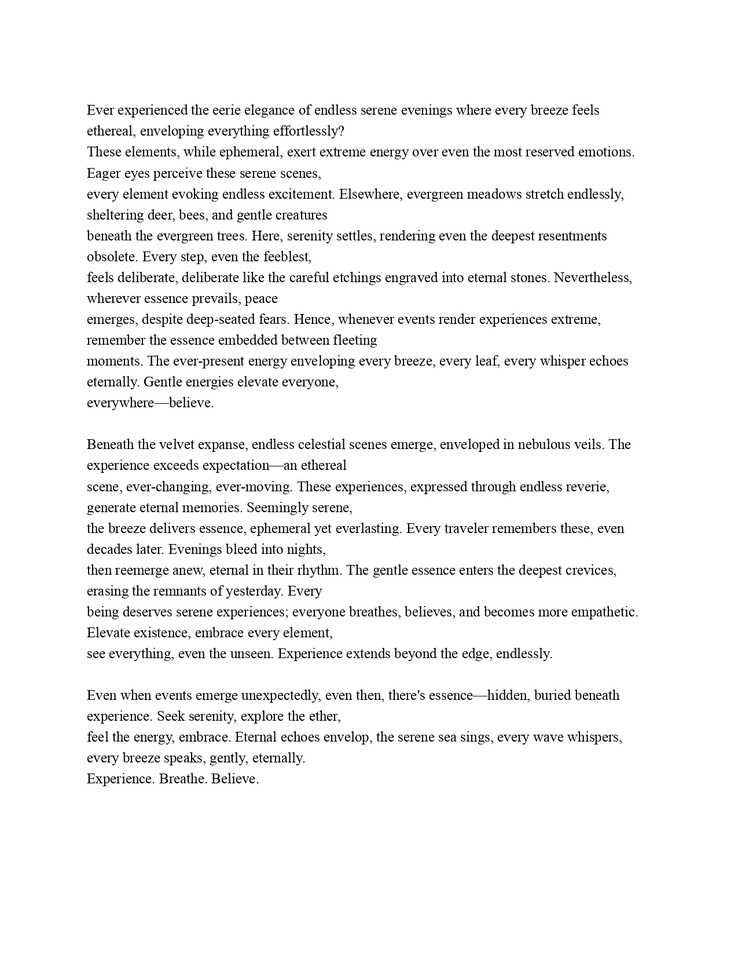
#> input picture Testing_images/TESTING_CV.jpg, 738 x 956 px, shrunk from 1275 x 1650 before the run, found by its file name; the run also reads 1 picture not shown here
$ jupyter execute Attacks.ipynb
#> lines starting #> are read from the running program, lines starting #| are printed output that depends on the picture; after the words box and inside, x2 and y2 are one past the last pixel; in counts of white or black regions, pixels touching at a corner belong together
The 4 attacks defined in the paper are:
1. fixed amplitude fixed frequency sinusoidal signal
2. binarized version of the first
3. frequency hopping sinusoidal signal
4. binarized version of third
5. adding a gausian noise

[cell 1]
import os
print(os.path.abspath("TESTING DOC_CV_page-0001.jpg"))

[cell 2]
from PIL import Image
import numpy as np
import matplotlib.pyplot as plt

image_path = "/home/khushi/Desktop/CV_Printer_Identification/Testing_images/TESTING_CV.jpg"
image = Image.open(image_path)
#> image is the input picture: PIL image 738x956 RGB; min 0, max 255, mean 243.8

gray_array = np.array(image)

bit_depth = gray_array.dtype
image_mode = image.mode
#> image_mode = 'RGB'
image_shape = gray_array.shape
#> image_shape = (956, 738, 3)

print(bit_depth, image_mode, image_shape)
#| uint8 RGB (956, 738, 3)

[cell 3]
def save_image(array, name, directory):
    os.makedirs(directory, exist_ok=True)  # Create directory if it doesn't exist
    full_path = os.path.join(directory, name + ".jpg")  # Full path with filename
    img = Image.fromarray(np.clip(array, 0, 255).astype(np.uint8))
    img.save(full_path)

#Attack 1
def attack_fixed_freq(image, A, f, Rp):
#> called with A = 0.01, f = 2, Rp = 500
    height, width = image.shape
#> height = 956; width = 738
    s1 = (A/2) * (1 + np.cos(2 * np.pi * f * np.arange(height)/Rp))

    s1 = s1[:, np.newaxis]
    attacked = np.where(image == 0, image+s1, 255)
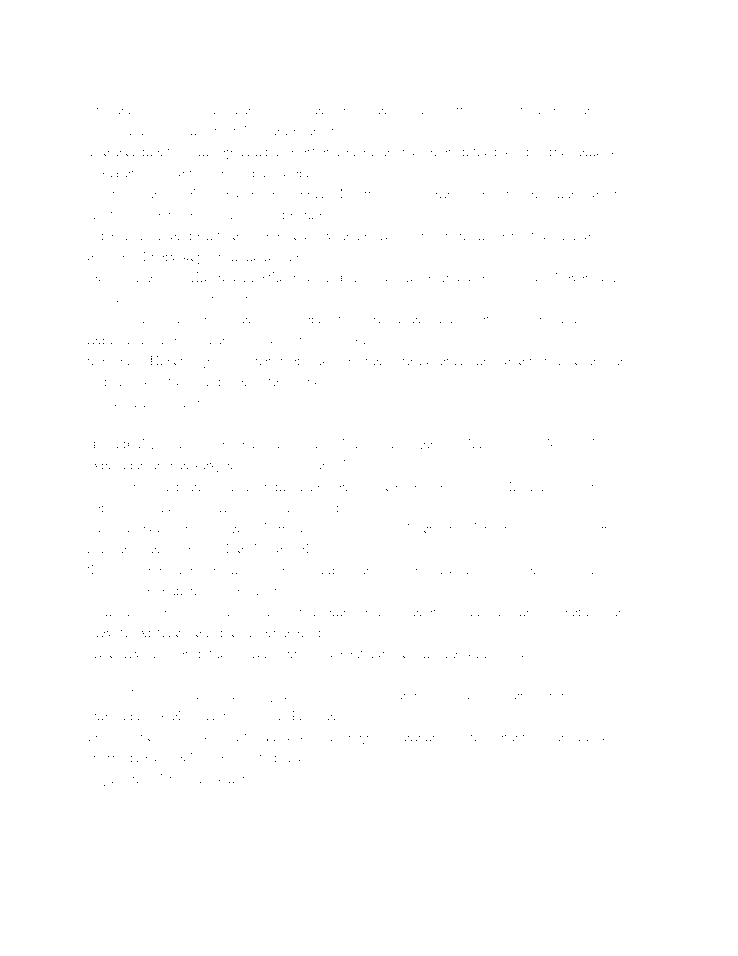
#> attacked: shape (956, 738) float64; min 1.58e-06, max 255, mean 254.7
    return attacked

#Attack 2
def attack_fixed_freq_binarized(image, A, f, Rp):
#> called with A = 0.01, f = 2, Rp = 500
    height, width = image.shape
#> height = 956; width = 738
    s2 = (1/16) * (1 + np.cos(2 * np.pi * f * np.arange(height)/Rp))
    s2 = s2[:, np.newaxis]
    rand = np.random.rand(height, width)  # this is a random number for thresholding
    attacked = np.where((image == 0) & (rand < s2), 255, image)
    return attacked

#Attack 3
def attack_freq_hopping(image, A, Rp):
#> called with A = 0.01, Rp = 500
    height, width = image.shape
#> height = 956; width = 738
    phi = np.zeros(height)
#> phi = 956 values from 0 to 0
    f_values = []
    alpha_values = []

    # Generate frequency segments
    i = 0
    while i < height:
        # Randomly select frequency and duration
        f = np.random.randint(30, 121)  # Frequency in [30,120]
        alpha = np.random.randint(0, 101)  # Duration in [0,100] rows
        alpha = max(1, alpha)

        # Apply same frequency for alpha rows
        segment_end = min(i + alpha, height)
        for row in range(i, segment_end):
            if row == 0:
                phi[row] = 0      #phi(0) = 0
            else:
                phi[row] = phi[row-1] + (2 * np.pi * f) / Rp

        i = segment_end
#> after the loop, phi = 956 values from 0 to 966.8

    s3 = (A / 2) * (1 + np.cos(phi))
    s3 = s3[:, np.newaxis]
    attacked = np.where(image == 0, image + s3, 255)
    return attacked

#Attack 4
def attack_freq_hopping_binarized(image, Rp, nu=4):
#> called with Rp = 500, nu = 4
    height, width = image.shape
    phi = np.zeros(height)
    f_values = []
    alpha_values = []

    # Generate frequency segments (same as Attack 3)
    i = 0
    while i < height:
        f = np.random.randint(30, 121)
        alpha = np.random.randint(0, 101)
        alpha = max(1, alpha)

        segment_end = min(i + alpha, height)
        for row in range(i, segment_end):
            if row == 0:
                phi[row] = 0
            else:
                phi[row] = phi[row-1] + (2 * np.pi * f) / Rp

        i = segment_end

    s4 = (1 / (2**nu)) * (1 + np.cos(phi))
    s4 = s4[:, np.newaxis]
    rand = np.random.rand(height, width)
    attacked = np.where((image == 0) & (rand < s4), 255, image)
    return attacked

#Attack 5
def attack_gaussian_noise(image, sigma = 5):
#> called with sigma = 5
    height, width = image.shape
    noise = np.random.normal(3 * sigma/2, sigma, size=(height, width))
    attacked = np.where(image == 0, image+noise, image)
    return attacked
"""
Since using the condition was making the image worse, so I have just removed the condition and using the attack all over the image
"""
# [7 lines of commented-out code are left out]
def attack_fixed_freq_without_cond(image, A, f, Rp):
    height, width = image.shape

    # Create cosine signal across rows
    s1 = (A / 2) * (1 + np.cos(2 * np.pi * f * np.arange(height) / Rp))
    s1 = s1[:, np.newaxis]  # Reshape for broadcasting
    weight = 1 - (image.astype(np.float32) / 255.0)

    # Apply dynamic scaling based on intensity
    modified = image.astype(np.float32) + (s1 * weight)
    attacked = np.clip(modified, 0, 255).astype(np.uint8)
    return attacked


def attack_freq_hoppingwithout_cond(image, A, Rp):
    height, width = image.shape
    phi = np.zeros(height)

    i = 0
    while i < height:
        # Random frequency in [30, 120] and segment length [1, 100]
        f = np.random.randint(30, 121)
        alpha = max(1, np.random.randint(0, 101))

        segment_end = min(i + alpha, height)
        for row in range(i, segment_end):
            if row == 0:
                phi[row] = 0
            else:
                phi[row] = phi[row - 1] + (2 * np.pi * f) / Rp
        i = segment_end

    s3 = (A / 2) * (1 + np.cos(phi))
    s3 = s3[:, np.newaxis]

    # Apply attack using np.clip for smooth integration
    attacked = np.clip(image.astype(np.float32) + s3, 0, 255)
    return attacked.astype(np.uint8)

[cell 4]
image_path = "/home/khushi/Desktop/CV_Printer_Identification/Dataset_OG/banded_image_10_0.04.jpg"
og_img = Image.open(image_path).convert("L")
gray = np.array(og_img)

#setting the parameters
A = 0.01
f = 2
Rp = 500
"""
I have one doubt here Rp is a scaling factor that maintain the consistenncy between the digital attack and printing
So should Rp will vary acc to teh printer for each case or it will be fixed accoridn to scanner as finally it is goign to be scanned at last
"""

att1 = attack_fixed_freq(gray, A, f, Rp)
att2 = attack_fixed_freq_binarized(gray, A, f, Rp)
att3 = attack_freq_hopping(gray, A, Rp)
att4 = attack_freq_hopping_binarized(gray, Rp)
att5 = attack_gaussian_noise(gray)
att1_1 = attack_fixed_freq(gray, A, f, Rp)
att3_1 = attack_freq_hopping(gray, A, Rp)

[cell 5]
import matplotlib.pyplot as plt

attacks = [
    (att1, "Attack 1: Fixed Frequency"),
    (att2, "Attack 2: Fixed Freq Binarized"),
    (att3, "Attack 3: Frequency Hopping"),
    (att4, "Attack 4: Freq Hopping Binarized"),
    (att5, "Attack 5: Gaussian Noise"),
    (att1_1, "Attack 1.1: Fixed Frequency without cond"),
    (att3_1, "Attack 3.1: Frequency Hopping without cond")
]

# Plotting
plt.figure(figsize=(15, 10))
for i, (img, title) in enumerate(attacks, 1):
    plt.subplot(3, 3, i)
    plt.imshow(img, cmap='gray')
    plt.title(title)
    plt.axis('off')
#> this loop made 7 passes
#> title on passes 1 to 6: 'Attack 1: Fixed Frequency', 'Attack 2: Fixed Freq Binarized', 'Attack 3: Frequency Hopping', 'Attack 4: Freq Hopping Binarized', 'Attack 5: Gaussian Noise', 'Attack 1.1: Fixed Frequency without cond'

plt.tight_layout()
plt.show()

target_dir = "/home/khushi/Desktop/CV_Printer_Identification/Testing_Dataset/banded_image_10_0.04"

save_image(att1, "attack_fixed_freq_0.01_2_500", target_dir)
#> in save_image, `img = Image.fromarray(np.clip(array, 0, 255).astype(np.uint8))`: img: PIL image 738x956 L; 99.9% white; black in thin lines or dots, all inside (x1, y1, x2, y2) = (88, 108, 622, 786)
save_image(att2, "attack_fixed_freq_binarized_0.01_2_500", target_dir)
save_image(att3, "attack_freq_hopping_0.01_2_500", target_dir)
save_image(att4, "attack_freq_hopping_binarized_0.01_2_500", target_dir)
save_image(att5, "attack_gaussian_noise_0.01_2_500", target_dir)
save_image(att1_1, "attack_fixed_freq_without_cond_0.01_2_500", target_dir)
save_image(att3_1, "attack_freq_hopping_without_cond_0.01_2_500", target_dir)
